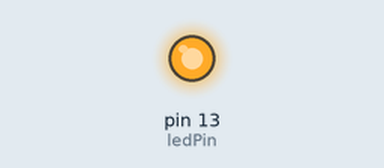
Bench run of a sketch on a simulated Arduino Uno, built with avr-gcc and run on an emulated ATmega328P. On the bench: output pins drawn as LEDs (lit = HIGH).

Above: at 0.2 s.
At 20.2 s:
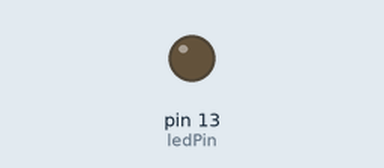
Timing chart, 0 to 22.1 s (numbered marks = the images above):
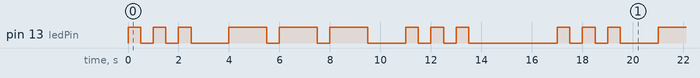

Measured:
- by itself, pin 13 (ledPin): repeats every 17.0 s: 2 × (LOW 0.50 s, HIGH 0.50 s), LOW 1.5 s, 2 × (HIGH 1.5 s, LOW 0.50 s), HIGH 1.5 s, LOW 1.5 s, 2 × (HIGH 0.50 s, LOW 0.50 s), HIGH 0.50 s, LOW 3.5 s, HIGH 0.50 s
- by itself, everything shown: repeats every 17.0 s, in 18 steps

The sketch:

Exercise1_Morse.ino
```cpp
const byte ledPin = 13;
const int timeUnit = 500;

// the setup function runs once when you press reset or power the board
void setup() {

  pinMode(ledPin, OUTPUT);
}

// the loop function runs over and over again forever
void loop() {
  for (int i = 0; i < 3; i++) {
    digitalWrite(ledPin, HIGH);
    delay(timeUnit);
    digitalWrite(ledPin, LOW);
    delay(timeUnit);
  }

  delay(timeUnit * 2);

  for (int i = 0; i < 3; i++) {
    digitalWrite(ledPin, HIGH);
    delay(timeUnit * 3);
    digitalWrite(ledPin, LOW);
    delay(timeUnit);
  }

  delay(timeUnit * 2);

  for (int i = 0; i < 3; i++) {
    digitalWrite(ledPin, HIGH);
    delay(timeUnit);
    digitalWrite(ledPin, LOW);
    delay(timeUnit);
  }

  delay(timeUnit * 6);

}
```
